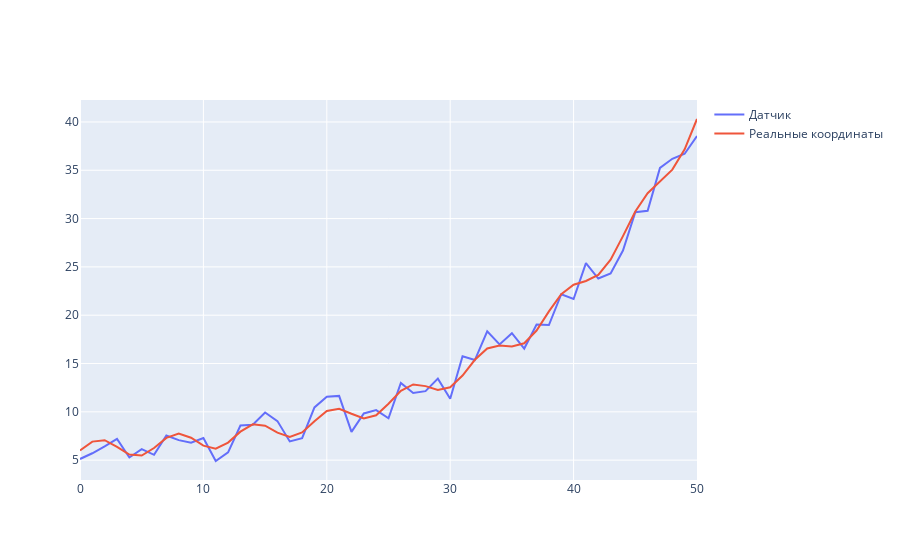

Write notebook code for a chart like this one.
### Code cell
sinexp=go.Figure()
sinexp.add_trace(go.Scatter(x= list(range(0, sz)), y=z_sinexp, name="Датчик"))
ideal_sinexp=[]
for i in range(sz):
    ideal_sinexp.append(sin(i)+exp(i/14)+5)
sinexp.add_trace(go.Scatter(x= list(range(0, sz)), y=ideal_sinexp, name="Реальные координаты"))
sinexp.show()
